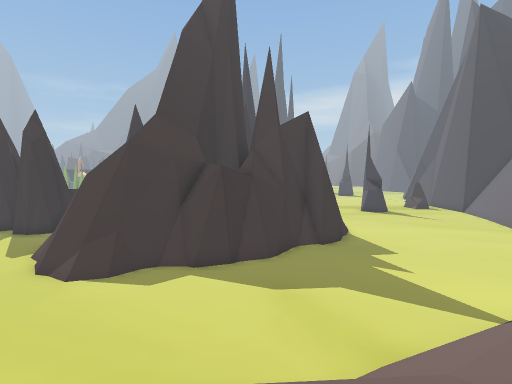
[1] (above)

24 first-person views from a walk through a scene from a Unity 3-D project. The camera is 1.5 m above the floor, tilts 4° down and sees 85° across. The floor is counted in squares, 2 m on a side. Each view is taken from the middle of a square. On the plan, view 1 faces up. The plan holds only what a view shows up to about 10 squares ahead; the rest is blank. The place goes on beyond the plan.

[2]
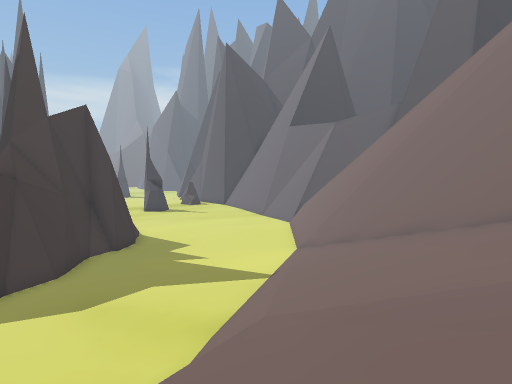

[3]
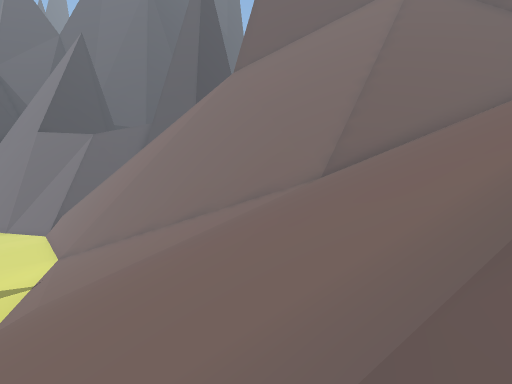

[4]
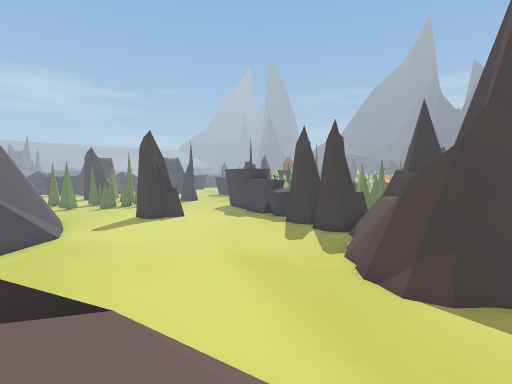

[5]
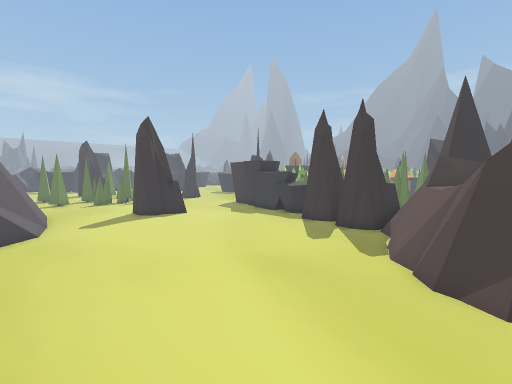

[6]
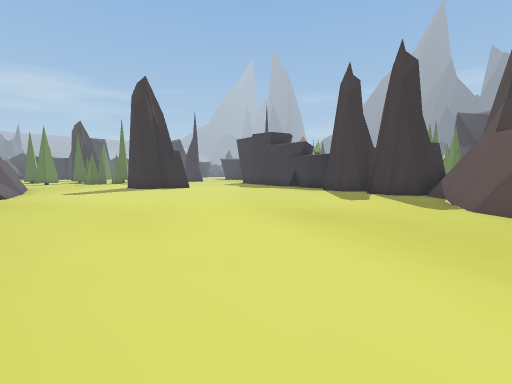

[7]
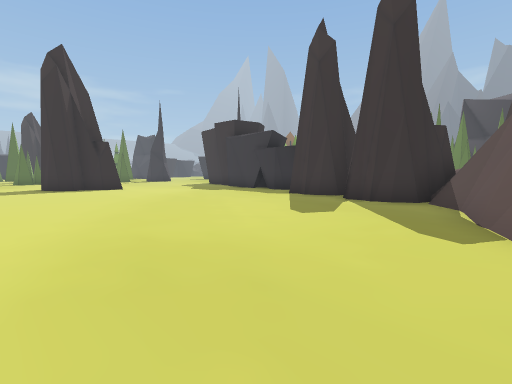

[8]
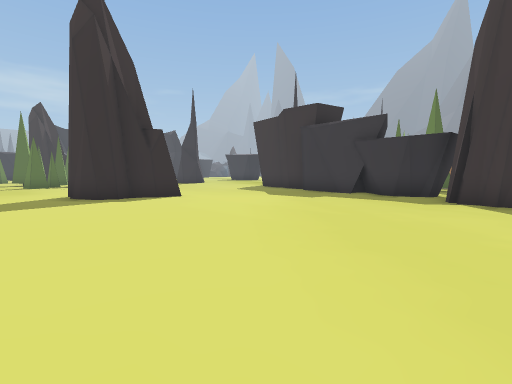

[9]
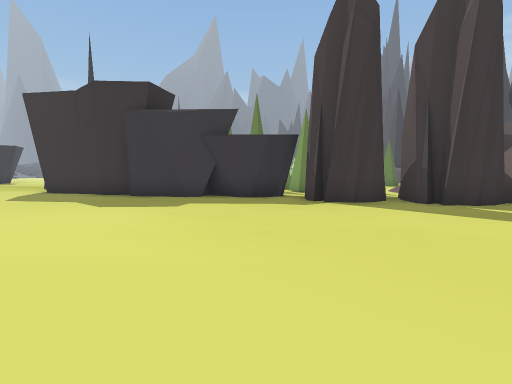

[10]
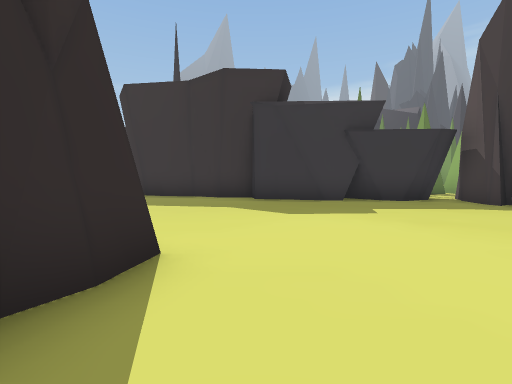

[11]
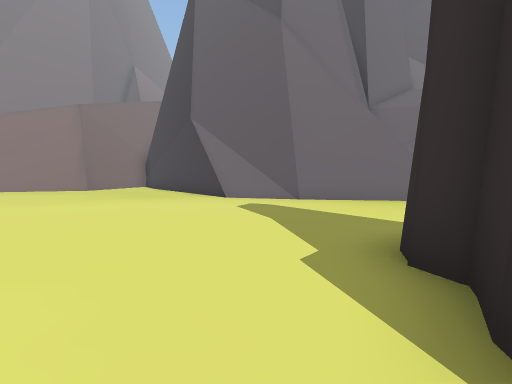

[12]
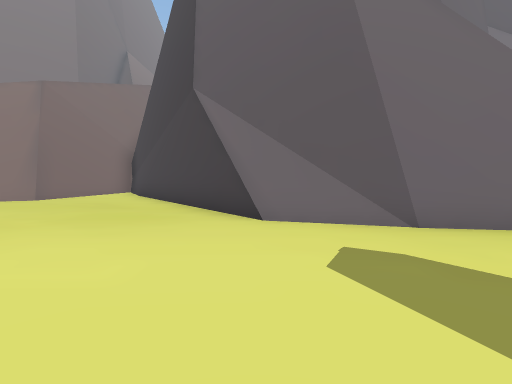

[13]
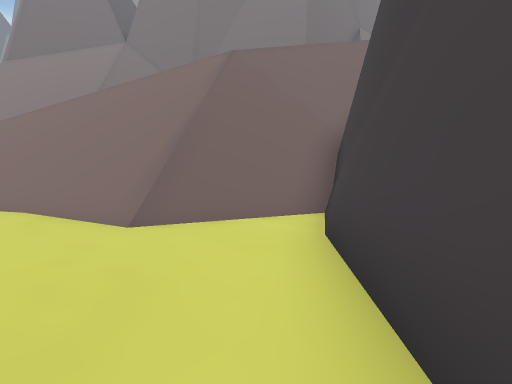

[14]
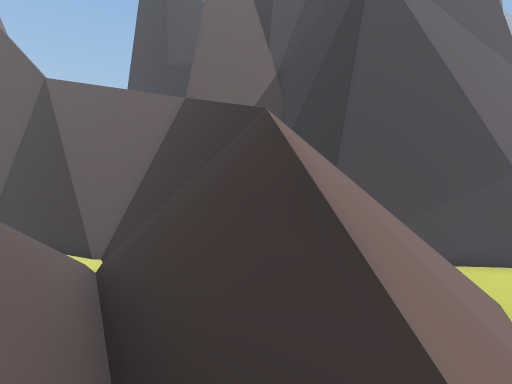

[15]
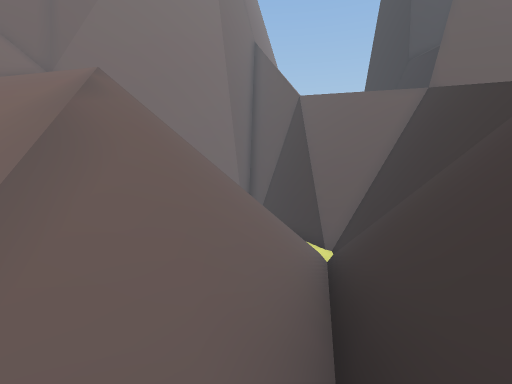

[16]
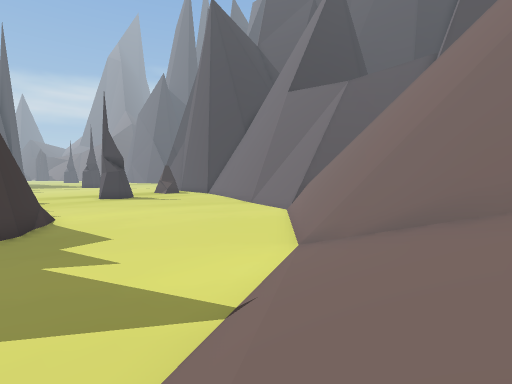

[17]
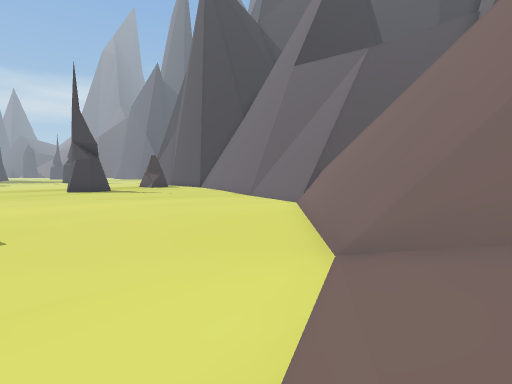

[18]
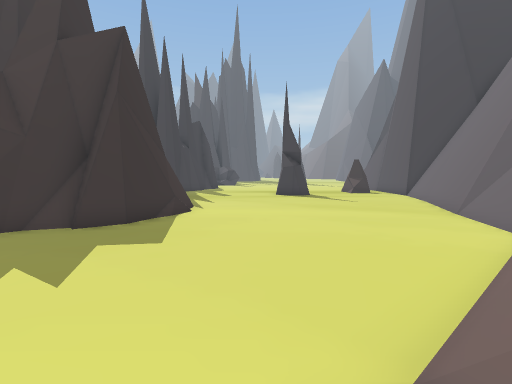

[19]
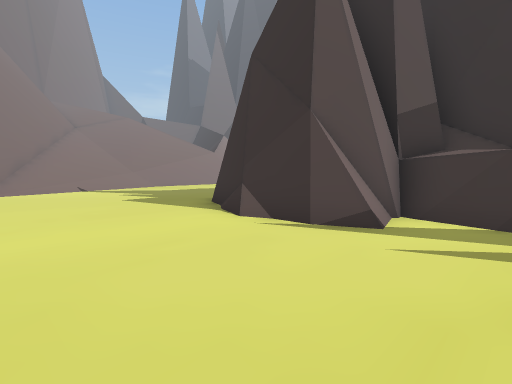

[20]
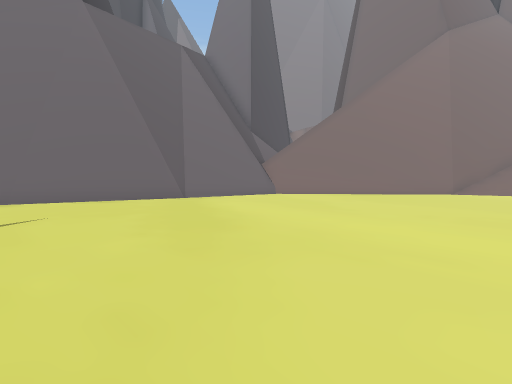

[21]
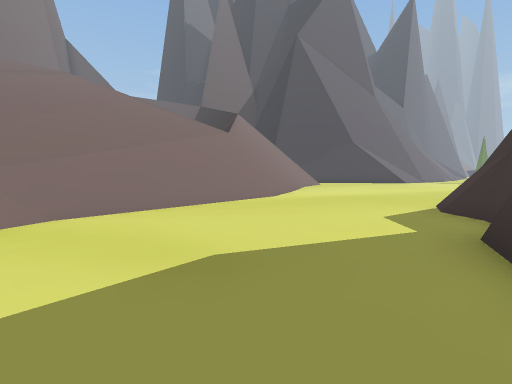

[22]
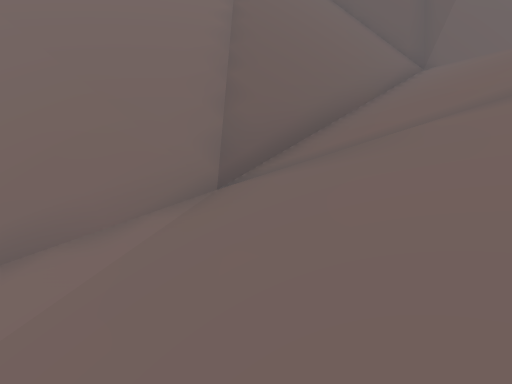

[23]
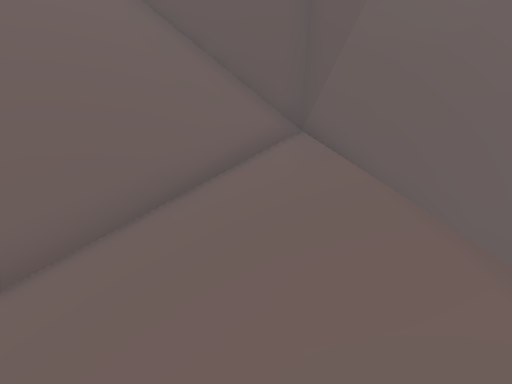

[24]
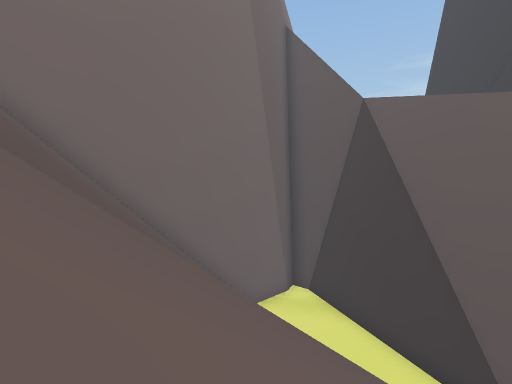

### Floor plan
Key: @ floor where view 1 was taken; # wall or solid block; . main floor; : floor 2 m higher than the main floor; / step, stairs or slope; = window, fence, low wall or low ledge; ^ raised ledge; v drop or lower ground; T tree; O other object.
Columns run from 22 left of view 1 to 14 right of it. Each row starts with its distance up from view 1.
 18         TOO           ^ /v...........
 17 ###    ..             #/:#...........
 16 ..#######             #####..........
 15 ........######            #.........#
 14 ........######            #.........#
 13 .............##          ##.........#
 12 ..............#        ###.........##
 11  .............#       ##...........#
 10 ##............##     ##...........##
  9 #..............#######...........##
  8 #...............###.............##
  7 ...............................##
  6 ............................./##
  5 ..........................////#
  4 ......................../////#^
  3 ##...............////////////#
  2  ###.........../ ///////////#^
  1    ##......../// ///////////#
  0     ##....////////////@////#^
 -1      ##..#//////=//////////#
 -2       #..#/////v#/////////#^
 -3       ####v///v##/////////#^
 -4         ##vv//v#//////////#
 -5         # v#=v #//////////#
 -6           v#==^#//////////#
 -7           ### ##///// ////#
 -8           ##  #///// /////^
 -9               #///   /////#
-10               #/    //////#
-11               #.    //////#
-12               ##.   //////#
-13                #..  ////##
-14                #... //##^
-15                ##../##^
-16                 #..#^

Positions as (right, up) in squares from view 1, and headings:
1: (0, 0), facing up
2: (-1, 0), facing up-right
3: (-4, -2), facing right
4: (-3, 0), facing up-left
5: (-5, 1), facing up-left
6: (-7, 2), facing up-left
7: (-8, 6), facing up-left
8: (-13, 6), facing up-left
9: (-16, 7), facing up
10: (-20, 8), facing up
11: (-20, 11), facing down
12: (-19, 7), facing down
13: (-17, 1), facing down-right
14: (-5, 0), facing down-left
15: (-5, 0), facing down
16: (3, 3), facing up-right
17: (5, 5), facing up-right
18: (7, 5), facing up
19: (8, 18), facing down-left
20: (6, 18), facing down-right
21: (2, 9), facing down-left
22: (1, -2), facing down-right
23: (0, -7), facing down-right
24: (-3, -6), facing down
